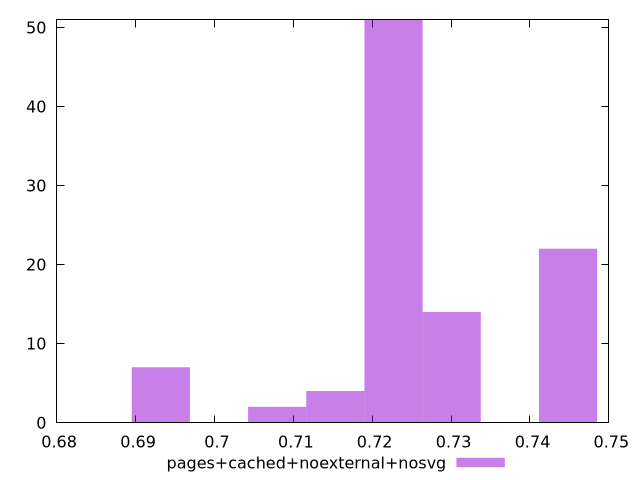

Generate this figure with gnuplot:
$_pagesCachedNoexternalNosvg <<EOF
0.7448268865633767 22
0.7227033156753556 51
0.730077839304696 14
0.7079542684166749 2
0.6932052211579942 7
0.7153287920460153 4
EOF
set key outside below
set terminal pngcairo
set output "report_00004_2020-11-02T20-21-41.718Z/performance_score/pages+cached+noexternal+nosvg//hist.png"
set yrange [0:51]
set boxwidth 0.007374523629340364
set style fill transparent solid 0.5 noborder
plot $_pagesCachedNoexternalNosvg title "pages+cached+noexternal+nosvg" with boxes ,
